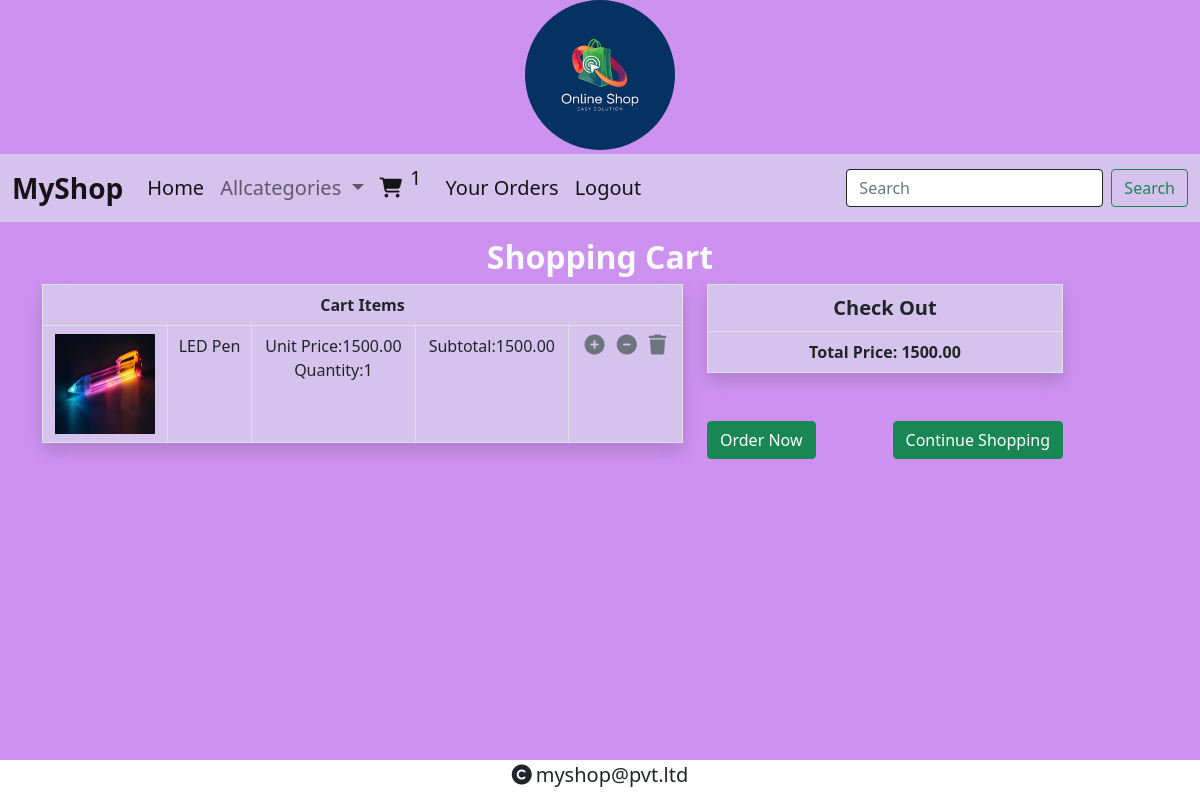
Screenshot of /cart/cartview (signed in) with the database file from the repository.
### cart/models.py (models this page shows)
class Cart(models.Model):
    product = models.ForeignKey(Product, on_delete=models.CASCADE)
    user = models.ForeignKey(User, on_delete=models.CASCADE)
    quantity = models.IntegerField(default=1)
    date_added = models.DateTimeField(auto_now_add=True)
    def subtotal(self):
        return self.product.price * self.quantity

### shop/models.py (models this page shows, shortened)
class Product(models.Model):
    name = models.CharField(max_length=20)
    desc = models.TextField()
    image = models.ImageField(upload_to="products")
    price = models.DecimalField(max_digits=10, decimal_places=2)
    stock = models.IntegerField()
    available = models.BooleanField(default=True)
    created = models.DateTimeField(auto_now_add=True)
    upload = models.DateTimeField(auto_now=True)
    category = models.ForeignKey(Category, on_delete=models.CASCADE)

### cart/views.py (the view)
# urls.py: path('cartview', views.cart_view, name="cartview"),
def cart_view(request):
    u = request.user
    total = 0
    c = Cart.objects.filter(user=u)  # Retrieve items in the cart for the user
    for i in c:
        total += i.quantity * i.product.price  # Calculate the total price
    context = {'cart': c, 'total': total}
    return render(request, 'cart.html', context)

### cart/context_processors.py (called while the page is built)
def count_items(request):
    u = request.user
    count = 0
    if request.user.is_authenticated:
        try:
            c = Cart.objects.filter(user=u)
            for i in c:
                count += i.quantity
        except:
            count = 0
    return {'c': count}

### shop/context_processors.py (called while the page is built)
def menu_links(request):
    c = Category.objects.all()
    return {'links': c}

### templates/cart.html
{% extends 'base.html' %}
{% load static %}
{% block content %}
<div class="container mt-3 mb-5">
<div class="row text-light">
    <h2 class="fw-bold text-center text-light">Shopping Cart</h2>
    <div class="col-7">
        <table class="table table-bordered border-1 shadow text-center" style="background-color:#d5c2ed;">
            <tr>
                <th colspan="6">Cart Items</th>
            </tr>
            {% for i in cart %}
            <tr>
                <td><img src="{{i.product.image.url}}" height="100px" width="100px"></td>
                <td>{{i.product.name}}</td>
                <td>Unit Price:{{i.product.price}}<br>
                Quantity:{{i.quantity}}</td>
                <td>Subtotal:{{i.subtotal}}</td>
                <td>
                    {% if i.product.stock > 0 %}
                    <a href="{% url 'cart:add_cart' i.product.id %}"><i class="fa-solid fa-circle-plus mx-1 fs-5 text-secondary"></i></a>
                     <a href="{% url 'cart:cartremove' i.product.id %}"><i class="fa-solid fa-circle-minus mx-1 fs-5 text-secondary"></i></a>
                     <a href="{% url 'cart:cartdelete' i.product.id %}"><i class="fa-solid fa-trash mx-1 fs-5 text-secondary"></i></a>
                    {% else %}
                    <a href="{% url 'cart:cartremove' i.product.id %}"><i class="fa-solid fa-circle-minus mx-1 fs-5 text-secondary"></i></a>
                     <a href="{% url 'cart:cartdelete' i.product.id %}"><i class="fa-solid fa-trash mx-1 fs-5 text-secondary"></i></a>
                    {% endif %}
                </td>
            </tr>
            {% endfor %}
        </table>
    </div>
    <div class="col-4">
        <table class="table table-bordered border-1 shadow" style="background-color:#d5c2ed;">
            <tr>
                <th colspan="4" class="text-center fs-5">Check Out</th>
            </tr>
            <tr class="text-center">
                <td colspan="p-4"><b>Total Price: {{total}}</b></td>
                 </tr>
            </table>
        <div class="d-flex justify-content-between fw-bold mt-5">
            <a href="{% url 'cart:checkout' %}" class="btn btn-success">Order Now</a>
            <a href="{% url 'shop:categories' %}" class="btn btn-success">Continue Shopping</a>
        </div>
    </div>
</div>
</div>
{% endblock %}

### static/css/style.css (style rules this page uses)
body { background-color:#cd92f0; }

### rows the page displays
Cart: product.image (picture), product.name "LED Pen", product.price "1500.00", quantity "1", subtotal "1500.00"

### other values shown
{{ c }} "1"
{{ total }} "1500.00"
